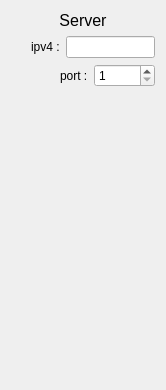
<?xml version="1.0" encoding="UTF-8"?>
<ui version="4.0">
 <class>FormStreamViews</class>
 <widget class="QWidget" name="FormStreamViews">
  <property name="geometry">
   <rect>
    <x>0</x>
    <y>0</y>
    <width>166</width>
    <height>390</height>
   </rect>
  </property>
  <property name="windowTitle">
   <string>Form</string>
  </property>
  <property name="styleSheet">
   <string notr="true"/>
  </property>
  <layout class="QVBoxLayout" name="verticalLayout_2">
   <item>
    <widget class="QLabel" name="label">
     <property name="font">
      <font>
       <pointsize>12</pointsize>
      </font>
     </property>
     <property name="text">
      <string>Server</string>
     </property>
     <property name="alignment">
      <set>Qt::AlignCenter</set>
     </property>
    </widget>
   </item>
   <item>
    <layout class="QHBoxLayout" name="horizontalLayout_3">
     <item>
      <spacer name="horizontalSpacer">
       <property name="orientation">
        <enum>Qt::Horizontal</enum>
       </property>
       <property name="sizeHint" stdset="0">
        <size>
         <width>40</width>
         <height>20</height>
        </size>
       </property>
      </spacer>
     </item>
     <item>
      <widget class="QLabel" name="label_3">
       <property name="text">
        <string>ipv4 :</string>
       </property>
      </widget>
     </item>
     <item>
      <widget class="QLineEdit" name="lineEdit_ip"/>
     </item>
    </layout>
   </item>
   <item>
    <layout class="QHBoxLayout" name="horizontalLayout_2">
     <item>
      <spacer name="horizontalSpacer_2">
       <property name="orientation">
        <enum>Qt::Horizontal</enum>
       </property>
       <property name="sizeHint" stdset="0">
        <size>
         <width>40</width>
         <height>20</height>
        </size>
       </property>
      </spacer>
     </item>
     <item>
      <widget class="QLabel" name="label_2">
       <property name="text">
        <string>port :</string>
       </property>
      </widget>
     </item>
     <item>
      <widget class="QSpinBox" name="spinBox_port">
       <property name="sizePolicy">
        <sizepolicy hsizetype="Expanding" vsizetype="Fixed">
         <horstretch>0</horstretch>
         <verstretch>0</verstretch>
        </sizepolicy>
       </property>
       <property name="minimum">
        <number>1</number>
       </property>
       <property name="maximum">
        <number>65535</number>
       </property>
      </widget>
     </item>
    </layout>
   </item>
   <item>
    <layout class="QVBoxLayout" name="verticalLayout">
     <item>
      <spacer name="verticalSpacer">
       <property name="orientation">
        <enum>Qt::Vertical</enum>
       </property>
       <property name="sizeHint" stdset="0">
        <size>
         <width>20</width>
         <height>40</height>
        </size>
       </property>
      </spacer>
     </item>
    </layout>
   </item>
  </layout>
 </widget>
 <resources/>
 <connections/>
</ui>
